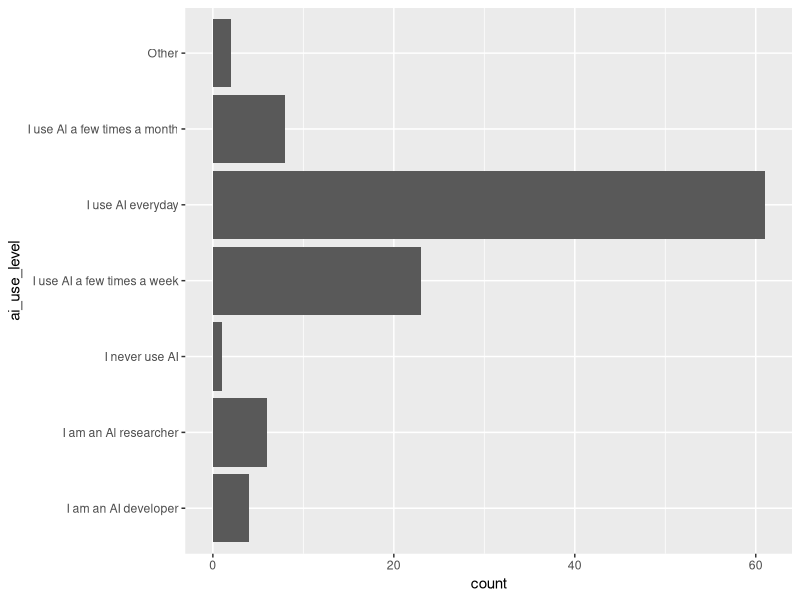
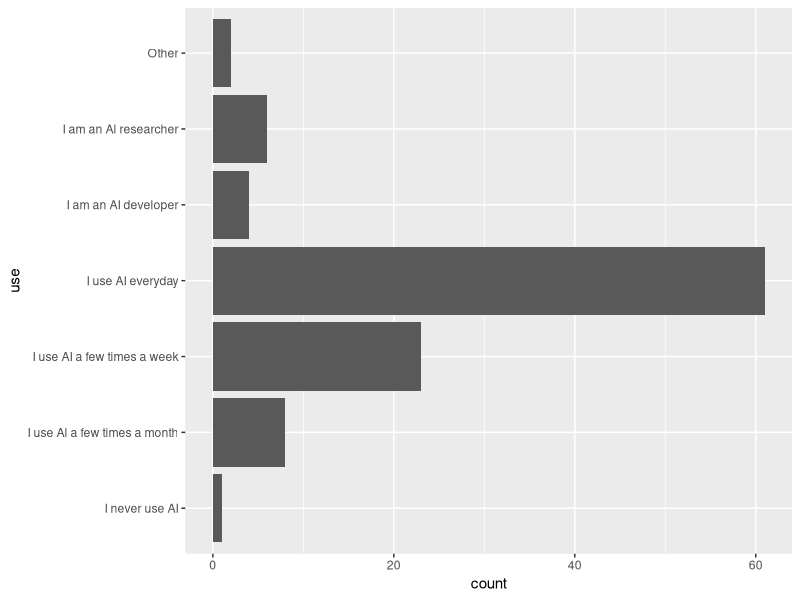
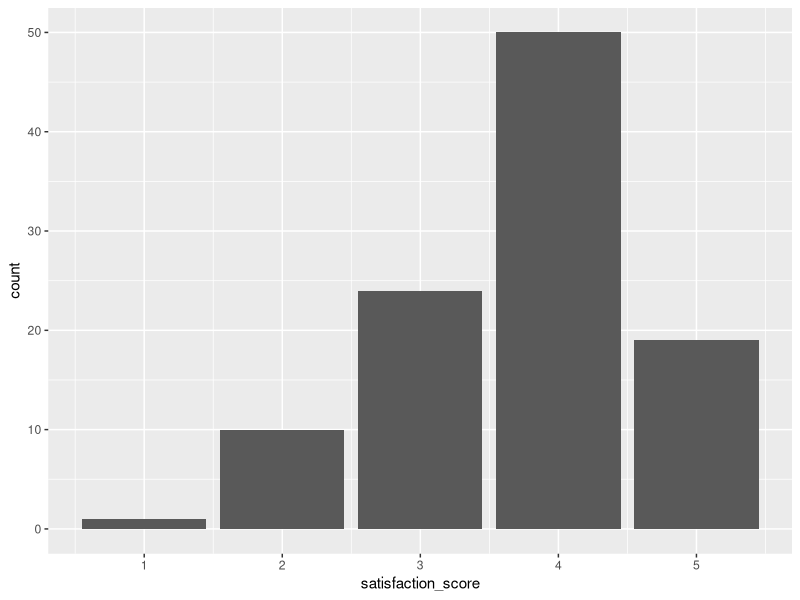
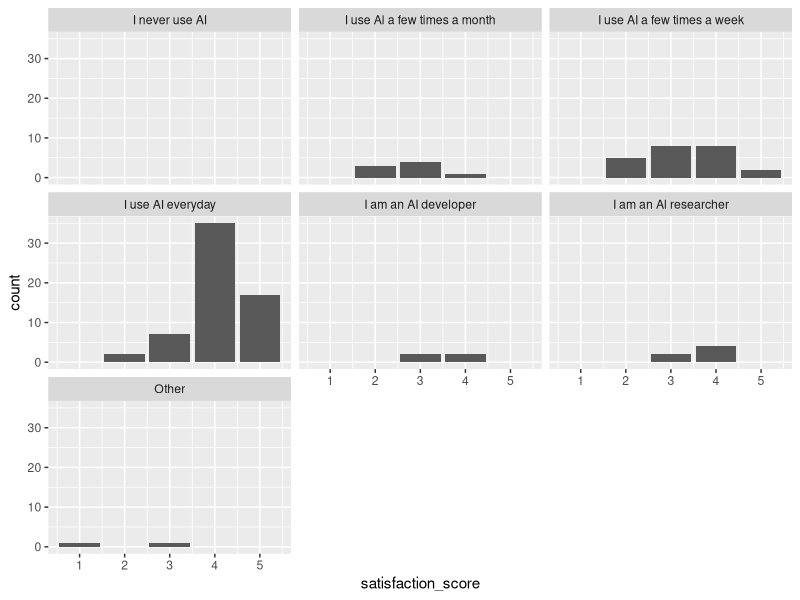
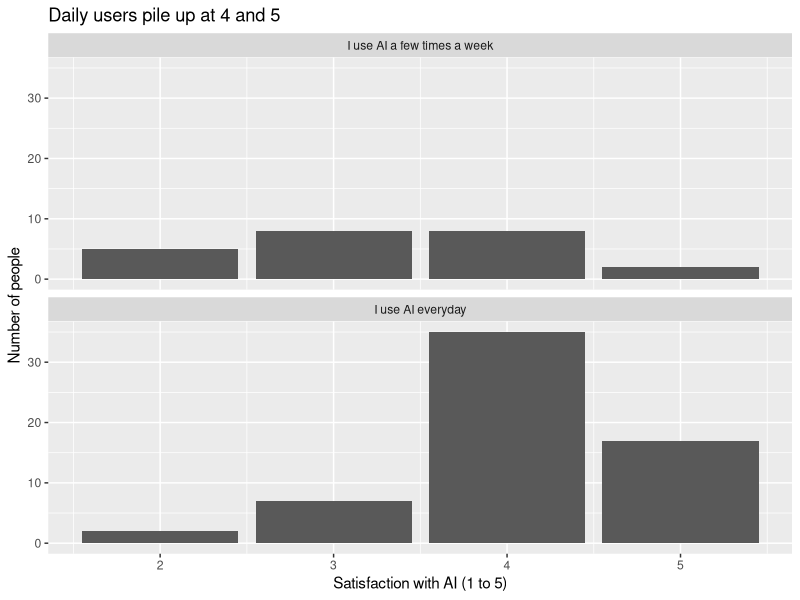

Here is the R script that generated these plots, in order:
## ---- chunk 1
# Settings for the whole document (Class 6, section 5). It does not appear in
# the knitted output.
knitr::opts_chunk$set(echo = TRUE, collapse = TRUE)
## ---- chunk 2
library(readr)
library(dplyr)
library(ggplot2)

survey <- read_csv("data/survey/Biohackathon2025AISurvey_data_cleaned_ENG_R1.csv",
                   show_col_types = FALSE)
dim(survey)
## ---- chunk 3
glimpse(survey)
## ---- chunk 4
table(survey$ai_use_level, useNA = "ifany")
## ---- chunk 5
table(survey$country, useNA = "ifany")
## ---- chunk 6
sum(survey$country %in% c("Japan", "Thailand"))
## ---- chunk 7

## ---- chunk 8
head(survey$challenges_faced, 3)
## ---- chunk 9
survey <- survey |>
  mutate(inaccurate = grepl("inaccurate", challenges_faced))

table(survey$inaccurate)
sum(is.na(survey$challenges_faced))
## ---- chunk 10
ggplot(survey, aes(y = ai_use_level)) +
  geom_bar()
## ---- chunk 11
typed <- c("I never use AI", "I use AI a few times a month",
           "I use AI a few times a week", "I use AI everyday",
           "I am an AI developer", "I am an AI researcher", "Other")

table(factor(survey$ai_use_level, levels = typed), useNA = "ifany")
## ---- chunk 12
use_levels <- c("I never use AI",
                "I use Al a few times a month",     # Al, lower-case L, as in the data
                "I use AI a few times a week", "I use AI everyday",
                "I am an AI developer",
                "I am an Al researcher",            # here too
                "Other")

survey <- survey |>
  mutate(use = factor(ai_use_level, levels = use_levels))

table(survey$use, useNA = "ifany")

ggplot(survey, aes(y = use)) +
  geom_bar()
## ---- chunk 13

## ---- chunk 14
table(survey$concern_misinfo, useNA = "ifany")
## ---- chunk 15
mean(survey$concern_misinfo, na.rm = TRUE)
## ---- chunk 16
survey <- survey |>
  mutate(misinfo = parse_number(concern_misinfo))

table(survey$misinfo, useNA = "ifany")
## ---- chunk 17
table(survey$concern_bias, useNA = "ifany")
table(survey$concern_privacy, useNA = "ifany")
table(survey$concern_ip, useNA = "ifany")
table(survey$concern_environment, useNA = "ifany")
## ---- chunk 18
table(survey$satisfaction_score, useNA = "ifany")

ggplot(survey, aes(x = satisfaction_score)) +
  geom_bar()
## ---- chunk 19
table(survey$satisfaction_score, is.na(survey$improvements_desired), useNA = "ifany")
## ---- chunk 20
ggplot(survey, aes(x = satisfaction_score)) +
  geom_bar() +
  facet_wrap(~ use)
## ---- chunk 21

## ---- chunk 22
two <- survey |>
  filter(ai_use_level %in% c("I use AI a few times a week", "I use AI everyday"))

table(two$ai_use_level)

ggplot(two, aes(x = satisfaction_score)) +
  geom_bar() +
  facet_wrap(~ ai_use_level, ncol = 1) +
  labs(title = "Daily users pile up at 4 and 5",
       x = "Satisfaction with AI (1 to 5)",
       y = "Number of people")
## ---- chunk 23
fit <- lm(satisfaction_score ~ ai_use_level, data = two)
summary(fit)
confint(fit)
## ---- chunk 24
t.test(satisfaction_score ~ ai_use_level, data = two)
